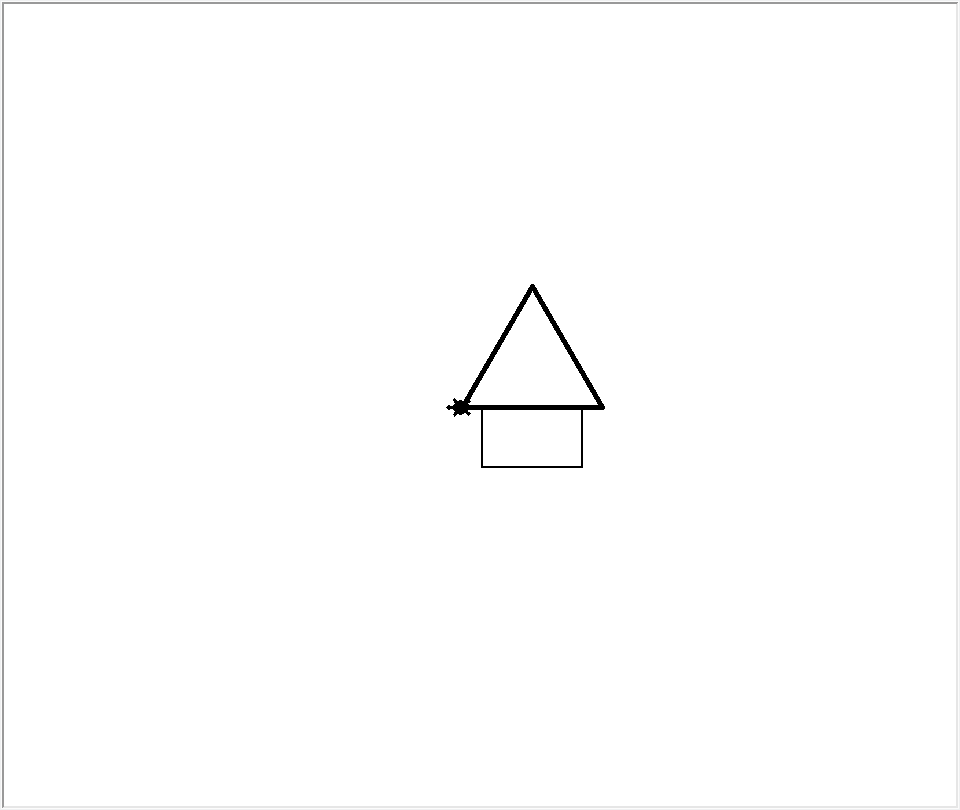

This chart was generated by the following Python code:
# Haus mit Dach

import turtle

tina = turtle.Turtle(shape='turtle')
scr = turtle.Screen()
scr.bgcolor("white")

hausBreite = 100
hausHoehe = 60
dachBreite = 140

# Haus
tina.pensize(2)

tina.forward(hausBreite)
tina.right(90)
tina.forward(hausHoehe)
tina.right(90)
tina.forward(hausBreite)
tina.right(90)
tina.forward(hausHoehe)

# Dach
tina.pensize(5)

tina.left(90)
tina.forward((dachBreite - hausBreite) / 2)
tina.right(120)
tina.forward(dachBreite)
tina.right(120)
tina.forward(dachBreite)
tina.right(120)
tina.forward(dachBreite)

scr.exitonclick()
